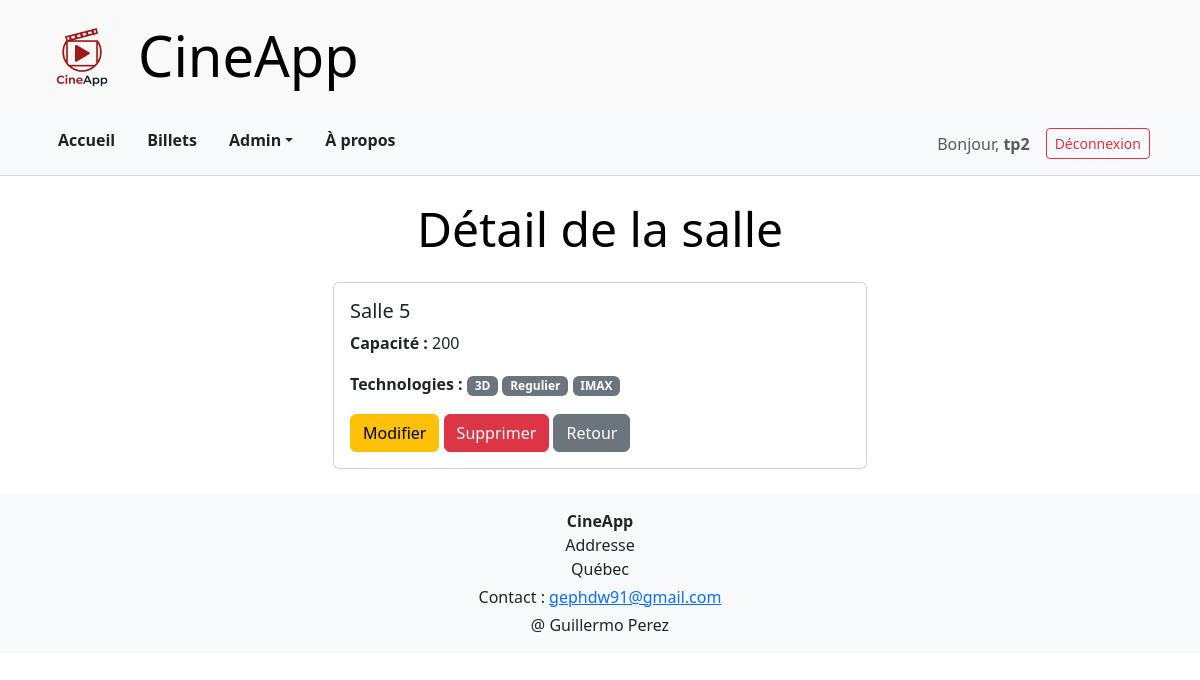
The app's page /salles/5/ (signed in) with its own data.
### cinema/models.py (models this page shows, shortened)
class Salle(models.Model):
    noSalle = models.CharField(max_length=50)
    capacite = models.PositiveIntegerField(
        default=250, validators=[MinValueValidator(1), MaxValueValidator(250)]
    )
    technologies = models.ManyToManyField(Technologie)

class Technologie(models.Model):
    nomTechno = models.CharField(max_length=50)

### cinema/views.py (the view)
# urls.py: path("salles/<int:pk>/", views.SalleDetailView.as_view(), name="salle_detail"),
class SalleDetailView(StaffRequiredMixin, DetailView):
    model = Salle
    template_name = "salles/salle_detail.html"
    context_object_name = "salle"

### cinema/views.py (called while the page is built)
    def test_func(self):
        return self.request.user.is_staff

### monCinema/templates/salles/salle_detail.html (shortened to what this page needs)
{% extends 'maitre.html' %}
{% block titrepage %}Détail de la salle{% endblock %}
{% block contenu %}
<div class="container mt-4">
    <div class="row justify-content-center">
        <div class="col-md-6">
            <div class="card">
                <div class="card-body">
                    <h5 class="card-title">{{ salle.noSalle }}</h5>
                    <p><strong>Capacité :</strong> {{ salle.capacite }}</p>
                    <p><strong>Technologies :</strong>
                        {% for tech in salle.technologies.all %}
                            <span class="badge bg-secondary">{{ tech.nomTechno }}</span>
                        {% endfor %}
                    </p>
                    <a href="{% url 'salle_edit' salle.id %}" class="btn btn-warning">Modifier</a>
                    <a href="{% url 'salle_delete' salle.id %}" class="btn btn-danger">Supprimer</a>
                    <a href="{% url 'salle_list' %}" class="btn btn-secondary">Retour</a>
                </div>
            </div>
        </div>
    </div>
</div>
{% endblock %}

### monCinema/templates/menu.html (shortened to what this page needs)
  <nav class="bg-light py-3 main-nav">
    <div class="container d-flex justify-content-between">
      <div class="d-flex">
        <a href="{% url 'accueil' %}" class="mx-3 nav-link-custom">Accueil</a>
        <a href="{% url 'billets' %}" class="mx-3 nav-link-custom">Billets</a>
        {% if user.is_authenticated and user.is_staff %}
          <div class="mx-3 dropdown">
            <a class="nav-link-custom dropdown-toggle" href="#" data-bs-toggle="dropdown">Admin</a>
          </div>
        {% endif %}
        <a href="{% url 'apropos' %}" class="mx-3 nav-link-custom">À propos</a>
      </div>
      <div class="d-flex align-items-center">
        {% if user.is_authenticated %}
          <span class="mx-2 text-muted">Bonjour, <strong>{{ user.username }}</strong></span>
          <form method="post" action="{% url 'logout' %}" class="d-inline m-0">
            <button type="submit" class="btn btn-outline-danger btn-sm mx-2">Déconnexion</button>
          </form>
        {% else %}
          <a href="{% url 'login' %}" class="btn btn-outline-primary btn-sm mx-2">Connexion</a>
          <a href="{% url 'register' %}" class="btn btn-primary btn-sm mx-2">S'inscrire</a>
        {% endif %}
      </div>
    </div>
  </nav>

### monCinema/static/css/styles.css (style rules this page uses)
:root { --color-wh: #ffffff; --color-bl: #000000; --color-dark: #222; --color-border-lt: #dcdcdc; --color-border-med: #bbb; --color-border-img: #ddd; --color-bg-lt: #f9f9f9; --color-bg-blu: #0909e8; --color-shadow: rgba(0, 0, 0, 0.05); --padding-base: 16px; }
.main-nav { border-bottom: 1px solid var(--color-border-lt); }
.nav-link-custom { color: var(--color-dark); text-decoration: none; font-weight: 600; position: relative; padding-bottom: 4px; transition: color 0.25s ease, transform 0.25s ease; }
.col-md-6 p { text-align: justify; line-height: 1.6; margin-bottom: 1rem; }

### records on screen
Salle: noSalle "Salle 5", capacite "200"
Technologie: nomTechno "3D"
Technologie: nomTechno "Regulier"
Technologie: nomTechno "IMAX"

### other values on screen
{{ user.username }} "tp2"
